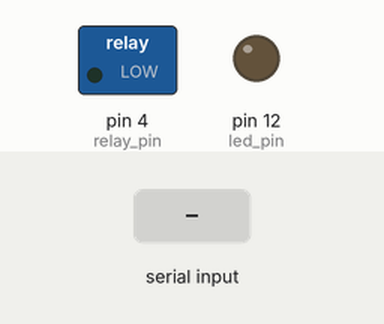
A sketch run on a simulated Arduino Uno, built with avr-gcc and run on an emulated ATmega328P. On the bench: switched loads named in the sketch (green lamp = pin HIGH), output pins drawn as LEDs (lit = HIGH). Inputs (shaded band) come from the test bench.

Above: at 1.2 s.
1.3 s: byte 240 (0xF0) received over Serial
At 1.8 s:
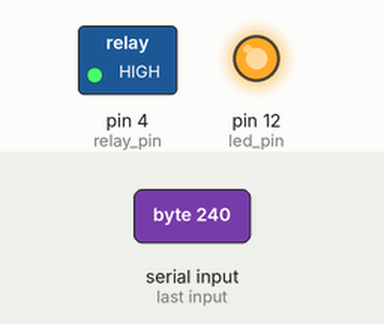
Timing chart, 0 to 4.3 s (numbered marks = the images above; inputs shaded):
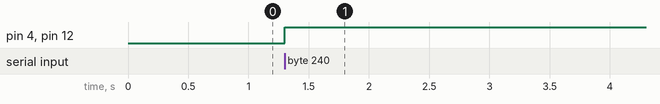

Measured:
- after the input at 1.3 s, pin 4 (relay_pin), pin 12 (led_pin): LOW → HIGH at once

The sketch:

arduino.ino
```cpp
int relay_pin = 4;
int led_pin = 12;
int incomingByte = 0;
void setup()
{
  pinMode(relay_pin, OUTPUT);
  pinMode(led_pin, OUTPUT);
  digitalWrite(relay_pin, 0);
  digitalWrite(led_pin, 0);
  Serial.begin(9600);
}

void loop()
{
  if(Serial.available())
  {
    incomingByte = Serial.read();
    if(incomingByte == 0xF0)
    {
      digitalWrite(relay_pin, 1);
      digitalWrite(led_pin, 1);

    }
    else if(incomingByte == 0xAA)
    {
      digitalWrite(relay_pin, 0);
      digitalWrite(led_pin, 0);
    }
  }
}
```
